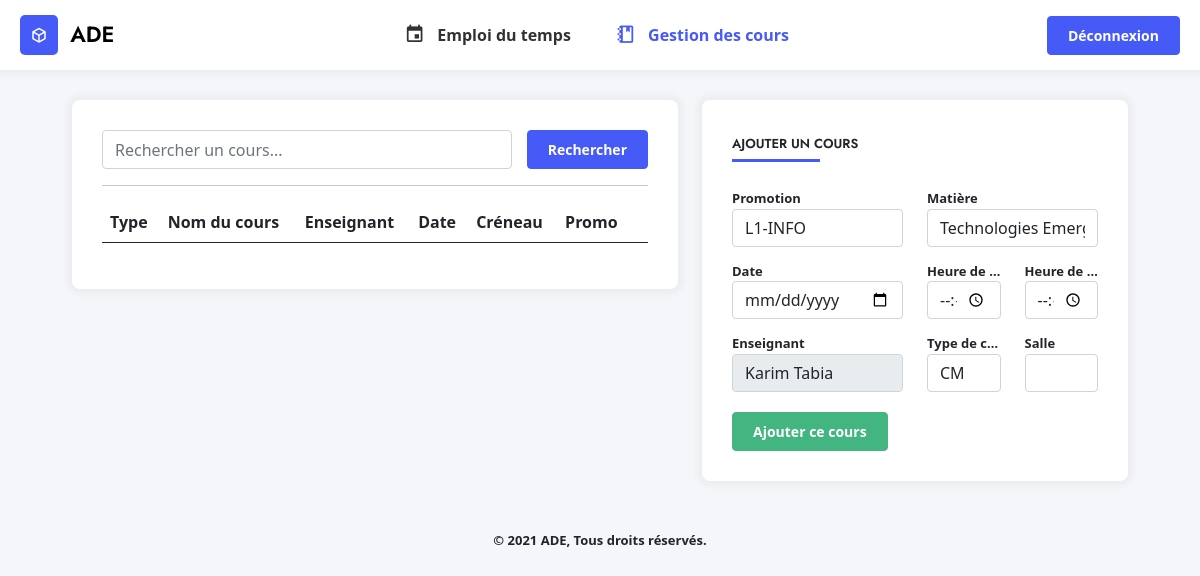
Before: /gestion.php (signed in) with the older database file.
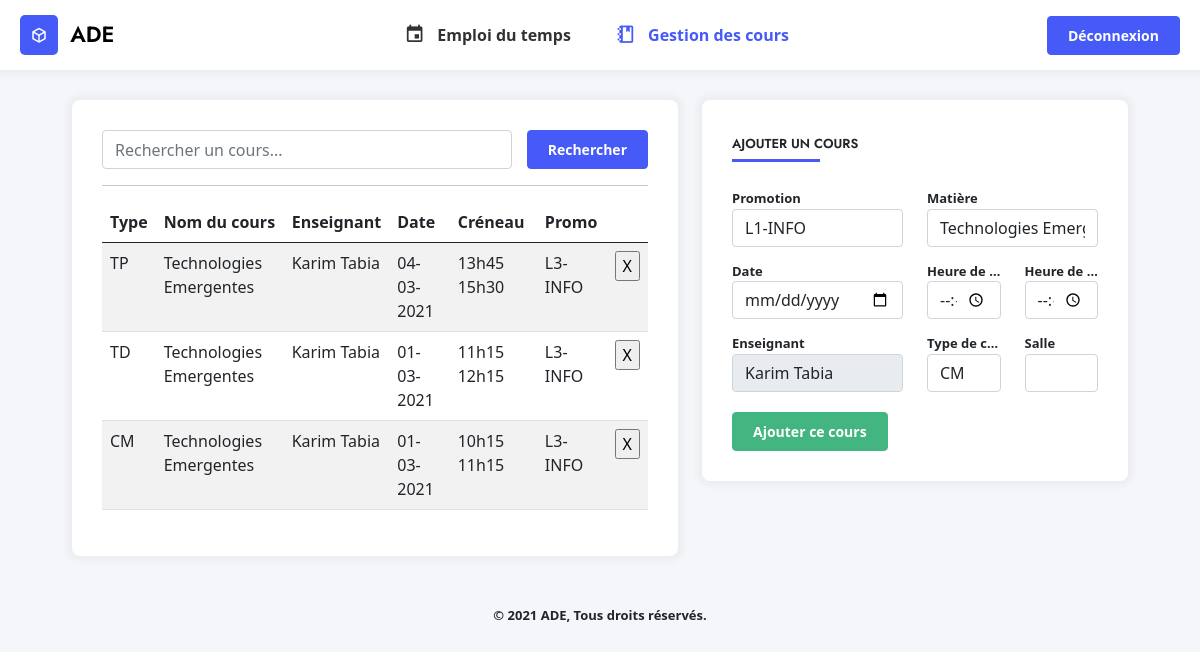
After: the same page with the newer database file.
### tables this page shows
CREATE TABLE Cours (
    CourID INTEGER PRIMARY KEY AUTOINCREMENT,
    DateCour VARCHAR(30) NOT NULL,
    HeureDebut time NOT NULL,
    HeureFin time NOT NULL,
    TypeID INTEGER NOT NULL,
    MatiereID INTEGER NOT NULL,
    UsagerID INTEGER NOT NULL,
    PromotionID INTEGER NOT NULL,
    SalleID INTEGER NOT NULL,
    CONSTRAINT cour_type_fk FOREIGN KEY (TypeID) REFERENCES TypeCours(TypeID) ON DELETE CASCADE,
    CONSTRAINT cour_matiere_fk FOREIGN KEY (MatiereID) REFERENCES Matieres(MatiereID) ON DELETE CASCADE,
    CONSTRAINT cour_enseignant_fk FOREIGN KEY (UsagerID) REFERENCES Usagers(UsagerID) ON DELETE CASCADE,
    CONSTRAINT cour_promo_fk FOREIGN KEY (PromotionID) REFERENCES Promotions(PromotionID) ON DELETE CASCADE,
    CONSTRAINT cour_salle_fk FOREIGN KEY (SalleID) REFERENCES Salles(SalleID) ON DELETE CASCADE
);

CREATE TABLE TypeCours (
    TypeID INTEGER PRIMARY KEY AUTOINCREMENT,
    NomType VARCHAR NOT NULL
);

CREATE TABLE Matieres (
    MatiereID INTEGER PRIMARY KEY AUTOINCREMENT,
    NomMatiere VARCHAR(25) NOT NULL,
    CouleurMatiere VARCHAR(10) NOT NULL
);

CREATE TABLE Usagers (
    UsagerID VARCHAR(30) PRIMARY KEY NOT NULL,
    MotDePasse VARCHAR(255) NOT NULL,
    Nom VARCHAR(15) NOT NULL,
    Prenom VARCHAR(20) NOT NULL,
    RangID INTEGER NOT NULL,
    CONSTRAINT usager_rang_fk FOREIGN KEY (RangID) REFERENCES Rangs(RangID) ON DELETE CASCADE
);

CREATE TABLE Promotions (
    PromotionID INTEGER  PRIMARY KEY AUTOINCREMENT,
    NomPromotion VARCHAR(25) NOT NULL,
    DepartementID INTEGER NOT NULL,
    CONSTRAINT formation_fk FOREIGN KEY (DepartementID) REFERENCES Departements(DepartementID) ON DELETE CASCADE
);

### gestion.php (the view, shortened to what this page needs)
<!DOCTYPE html>
<?php
require_once('./src/Planning/EventValide.php');
$last_search = isset($_GET['search']) ? $_GET['search'] : ' ';
?>
<html lang="fr-FR">
<head>
    <link type="text/css" rel="stylesheet" href="./assets/css/icons.min.css">
    <link type="text/css" rel="stylesheet" href="./assets/css/bootstrap.min.css">
    <link type="text/css" rel="stylesheet" href="./assets/css/style.css">
</head>
<body>
    <?php require_once('./views/header.php') ?>
    <div class="container">
        <div class="row">
            <div class="col-md-7">
                <div class="box-content">
                    <form method="GET" action="" class="form-search">
                        <input type="text" name="search" placeholder="Rechercher un cours..." class="form-control">
                        <input type="submit" value="Rechercher" class="btn btn-primary">
                    </form>
                    <hr>
                    <table class="table table-striped">
                        <thead>
                            <tr><th>Type</th><th>Nom du cours</th><th>Enseignant</th><th>Date</th><th>Créneau</th><th>Promo</th><th></th></tr>
                        </thead>
                        <tbody>
                            <?php
                            $where = 'WHERE NomMatiere LIKE \'%'. $last_search.'%\'';
                            if($_SESSION['rang'] == 2)  $where = 'WHERE UsagerID ="'. $_SESSION['id'] . '" AND NomMatiere LIKE \'%'. $last_search.'%\'';
                            $sCours = $bdd->query('SELECT * FROM Cours INNER JOIN Matieres USING(MatiereID), TypeCours USING(TypeID), Usagers USING(UsagerID), Promotions USING(PromotionID) '.$where.' ORDER BY DateCour DESC, HeureDebut DESC');
                            while($aCours = $sCours->fetch()) {
                                echo '<tr>';
                                echo '<td>'.$aCours['NomType'].'</td>';
                                echo '<td>'.$aCours['NomMatiere'].'</td>';
                                echo '<td>'.$aCours['Prenom']. ' ' .$aCours['Nom'].'</td>';
                                echo '<td>'.date('d-m-Y', $aCours['DateCour']).'</td>';
                                echo '<td>'.str_replace(':', 'h', $aCours['HeureDebut']). ' ' .str_replace(':', 'h', $aCours['HeureFin']).'</td>';
                                echo '<td>'.$aCours['NomPromotion'].'</td>';
                                echo '<td><form method="POST" action=""><input type="submit" value="X"></form></td>';
                                echo '</tr>';
                            } ?>
                        </tbody>
                    </table>
                </div>
            </div>
            <div class="col-md-5">
                <div class="box-content">
                    <div class="content-title">Ajouter un cours</div>
                    <form method="POST" action="">
                        <div class="row">
                            <div class="col-md-6">
                                <label for="">Promotion</label>
                                <select name="promotion" class="form-control" id="promo">
                                    <?php
                                    $option = '';
                                    if($_SESSION['rang'] == 2) {
                                        $option = 'INNER JOIN Appartient ON Promotions.PromotionID = Appartient.PromotionID AND UsagerID = "'.$_SESSION['id'].'"';
                                    }
                                    $sPromo = $bdd->query('SELECT * FROM Promotions '.$option.' ORDER BY PromotionID');
                                    while($aPromo = $sPromo->fetch()) {
                                        echo '<option value="'.$aPromo['PromotionID'].'">'.$aPromo['NomPromotion'].'</option>';
                                    } ?>
                                </select>
                            </div>
                            <div class="col-md-6">
                                <label for="">Matière</label>
                                <select name="matiere" id="" class="form-control" id="matiere">
                                    <?php
                                    $option = '';
                                    if($_SESSION['rang'] == 2) {
                                        $option = 'INNER JOIN Enseigne ON Matieres.MatiereID = Enseigne.MatiereID AND UsagerID = "'.$_SESSION['id'].'"';
                                    }
                                    $sMatieres = $bdd->query('SELECT * FROM Matieres '.$option. ' ORDER BY NomMatiere');
                                    while($aMatieres = $sMatieres->fetch()) {
                                        echo '<option value="'.$aMatieres['MatiereID'].'">'.$aMatieres['NomMatiere'].'</option>';
                                    } ?>
                                </select>
                            </div>
                            <div class="col-md-6">
                                <div class="form-group">
                                    <label for="date">Date</label>
                                    <input type="date" name="dateCour" class="form-control <?= (isset($errors['dateCour'])) ? 'is-invalid' : '' ?>" value="<?= (isset($_POST['dateCour'])) ? $_POST['dateCour'] : '' ?>">
                                </div>
                            </div>
                            <div class="col-md-3">
                                <div class="form-group">
                                    <label for="date">Heure de début</label>
                                    <input type="time" name="heureDebut" class="form-control <?= (isset($errors['heureDebut'])) ? 'is-invalid' : '' ?>" value="<?= (isset($_POST['heureDebut'])) ? $_POST['heureDebut'] : '' ?>">
                                </div>
                            </div>
                            <div class="col-md-3">
                                <div class="form-group">
                                    <label for="date">Heure de fin</label>
                                    <input type="time" name="heureFin" class="form-control <?= (isset($errors['heureFin'])) ? 'is-invalid' : '' ?>" value="<?= (isset($_POST['heureFin'])) ? $_POST['heureFin'] : '' ?>">
                                </div>
                            </div>
                            <div class="col-md-6">
                                <div class="form-group">
                                    <label for="date">Enseignant</label>
                                    <?php if($_SESSION['rang'] == 2) echo  '<input type="text" name="enseignant" class="form-control" value="' . $_SESSION['prenom']. ' ' .$_SESSION['nom'] .'" disabled>';
                                     ?>
                                </div>
                            </div>
                            <div class="col-md-3">
                                <div class="form-group">
                                    <label for="date">Type de cours</label>
                                    <select name="type" class="form-control">
                                        <?php $query = $bdd->query("SELECT * FROM TypeCours");
                                            while ($row = $query->fetch()){
                                                echo '<option value="' . $row['TypeID'].'">' . $row['NomType'] . '</option>';
                                            }
                                        ?>
                                    </select>
                                </div>
                            </div>
                            <div class="col-md-3">
                                <div class="form-group">
                                    <label for="salle">Salle</label>
                                    <input type="text" name="salle" class="form-control <?= (isset($errors['salle'])) ? 'is-invalid' : '' ?>" value="<?= (isset($_POST['salle'])) ? $_POST['salle'] : '' ?>">
                                </div>
                            </div>
                        </div>
                        <input type="submit" name="add_cours" value="Ajouter ce cours" class="btn btn-success">
                    </form>
                </div>
            </div>
        </div>
    </div>
    <?php require_once('./views/footer.php') ?>
</body>
</html>

### views/header.php (shortened to what this page needs)
<header class="d-flex flex-row align-items-center justify-content-between">
    <div>
        <a class="logo" href="./">
            <i class="mdi mdi-cube-outline"></i>
            <span class="title-logo">ADE</span>
        </a>
    </div>
    <div class="navigation">
        <ul>
            <li><a href="./" <?= (basename($_SERVER['PHP_SELF']) == 'index.php') ? 'class="active"' : null ?>><i class="mdi mdi-calendar"></i> <span>Emploi du temps</span></a></li>
            <?php if($_SESSION['rang'] > 1) { ?>
                <li><a href="./gestion" <?= (basename($_SERVER['PHP_SELF']) == 'gestion.php') ? 'class="active"' : null ?>><i class="mdi mdi-notebook-outline"></i> <span>Gestion des cours</span></a></li>
            <?php } ?>
        </ul>
    </div>
    <div class="right-tools">
        <a href="./logout" class="btn btn-primary">Déconnexion</a>
    </div>
</header>

### views/footer.php
<footer>
    <p>© 2021 ADE, Tous droits réservés.</p>
</footer>

### assets/css/style.css (style rules this page uses)
* { box-sizing: border-box; outline: none; }
body { background-color: #F5F6FA; margin: 0; padding: 0; }
a { text-decoration: none; }
header { width: 100%; background-color: #fff; padding: 15px 20px; height: 70px; box-shadow: 0px 0px 7px 5px rgba(0,0,0,0.04); }
.logo i { background-color: #455AF7; color: #fff; padding: 8px 10px; margin-right: 8px; font-size: 18px; border-radius: 5px; vertical-align: middle; }
.title-logo { font-family: 'Jost', sans-serif; font-size: 22px; font-weight: 600; color: #000; vertical-align: middle; }
.navigation ul { list-style: none; margin: 0; }
.navigation ul li { display: inline; margin: 0 20px; }
.navigation a { color: #000; opacity: .8; font-weight: 600; }
.navigation a.active { color: #455AF7; opacity: 1; }
.navigation a i { margin-right: 8px; vertical-align: middle; font-size: 1.3rem; }
.navigation a span { vertical-align: middle; }
.right-tools .btn { font-size: 14px; padding: 8px 20px; }
footer { text-align: center; margin: 20px auto; font-weight: 600; font-size: 13px; }
.container { margin-top: 30px; max-width: 90%; }
.box-content { position: relative; width: 100%; padding: 30px; background-color: #fff; border-radius: 8px; margin-bottom: 30px; box-shadow: 0px 0px 7px 5px rgba(0,0,0,0.04); }
.box-content::after { content: ''; clear: both; display: table; }
.content-title { font-family: 'Jost', sans-serif; font-size: 13px; text-transform: uppercase; display: inline-block; position: relative; height: 40px; font-weight: 600; }
.content-title::after { content: ''; margin-top: 5px; border-bottom: 3px solid #455AF7; width: 70%; display: block; }
.box-content .btn { font-size: 14px; padding: 8px 20px; }
.btn { font-weight: 600; }
.btn-primary { background-color: #455AF7; border-color: #455AF7; }
.btn-success { background-color: #43B581; border-color: #43B581; }
.box-content label { font-size: 13px; font-weight: 600; margin-top: 15px; text-overflow: ellipsis; white-space: nowrap; overflow: hidden; display: block; }
.box-content .row { margin-bottom: 20px; }
.form-search { display: flex; overflow: hidden; }
.form-search .btn { margin-left: 15px; }

Changed rows visible on the page:
now on this page (row edited): cours: TypeID.NomType "TP", MatiereID.NomMatiere "Technologies Emergentes", UsagerID.Prenom "Karim", UsagerID.Nom "Tabia", DateCour "04-03-2021", HeureDebut "13h45", HeureFin "15h30", PromotionID.NomPromotion "L3-INFO"
now on this page (row edited): cours: TypeID.NomType "TD", MatiereID.NomMatiere "Technologies Emergentes", UsagerID.Prenom "Karim", UsagerID.Nom "Tabia", DateCour "01-03-2021", HeureDebut "11h15", HeureFin "12h15", PromotionID.NomPromotion "L3-INFO"
now on this page (row edited): cours: TypeID.NomType "CM", MatiereID.NomMatiere "Technologies Emergentes", UsagerID.Prenom "Karim", UsagerID.Nom "Tabia", DateCour "01-03-2021", HeureDebut "10h15", HeureFin "11h15", PromotionID.NomPromotion "L3-INFO"
